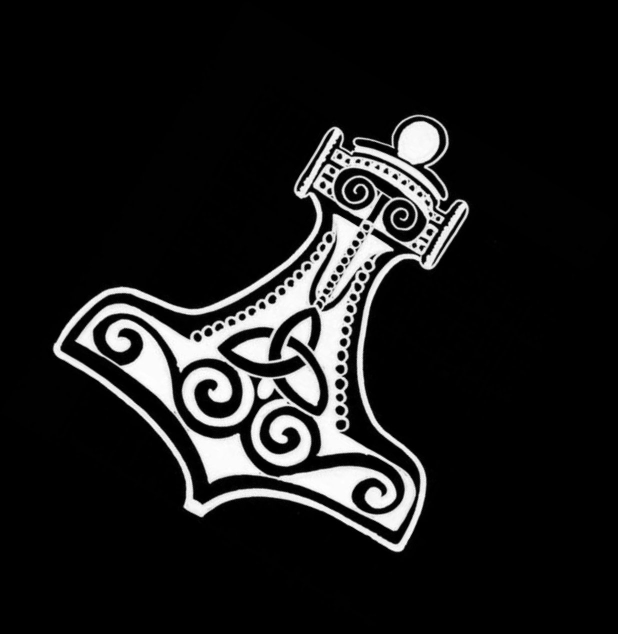
#> input picture images/hammer.jpg, 1236 x 1268 px, found by its file name (shown at 1/2 size)
$ python ch3_c1.py
#> lines starting #> are read from the running program, lines starting #| are printed output that depends on the picture
import cv2 as cv
import numpy as np
import os

root = os.getcwd()

imgPath = os.path.join(root, "images/hammer.jpg")
img = cv.pyrDown(cv.imread(imgPath, cv.IMREAD_GRAYSCALE))
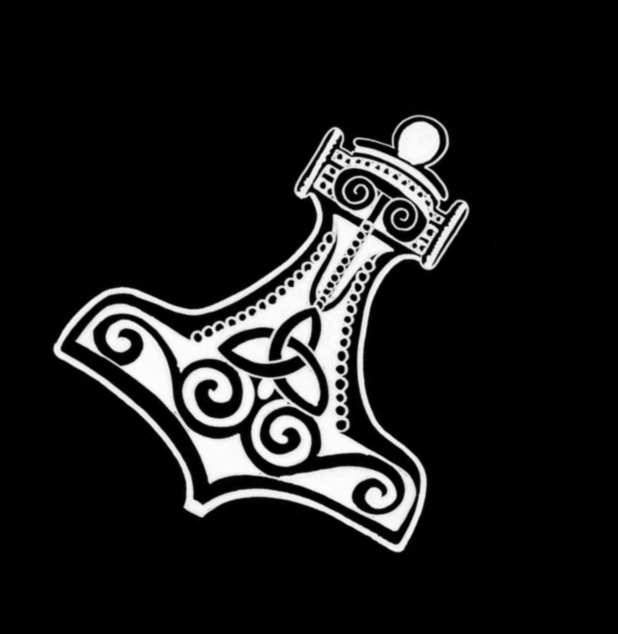
#> img: shape (634, 618); min 0, max 254, mean 27.1

#> (the run stopped early here; a loop or call above may not have finished)
